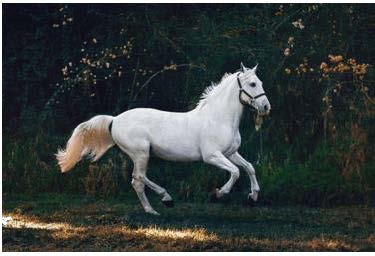
#> input picture Tutorials/Week7/horse.jpg, 375 x 256 px
$ jupyter execute Week7.ipynb
#> lines starting #> are read from the running program, lines starting #| are printed output that depends on the picture; after the words box and inside, x2 and y2 are one past the last pixel; in counts of white or black regions, pixels touching at a corner belong together
[cell 1]
import cv2
import numpy as np
import matplotlib.pyplot as plt
from sklearn.cluster import KMeans

[cell 2]
image = cv2.imread('horse.jpg')
#> image is the input picture: shape (256, 375, 3); mean B, G, R 60.2, 61.2, 55.5
image_rgb = cv2.cvtColor(image, cv2.COLOR_BGR2RGB)

gray = cv2.cvtColor(image, cv2.COLOR_BGR2GRAY)

plt.figure(figsize=(8,4))

plt.subplot(1,2,1)
plt.imshow(image_rgb)
plt.title("Origional Image")
plt.axis("off")

plt.subplot(1,2,2)
plt.imshow(gray, cmap='gray')
plt.title("Grayscale Image")
plt.axis('off')

plt.show()

[cell 3]
pixel_values = image_rgb.reshape((-1, 3))
pixel_values = np.float32(pixel_values)

print("Shape of pixel array:", pixel_values.shape)
#| Shape of pixel array: (96000, 3)

[cell 4]
k = 2
kmeans = KMeans(n_clusters=k, random_state=0)
labels = kmeans.fit_predict(pixel_values)
centers = np.uint8(kmeans.cluster_centers_)

print("Cluster centers:\n", centers)

[cell 5]
segmented_image = centers[labels.flatten()]
segmented_image = segmented_image.reshape(image_rgb.shape)
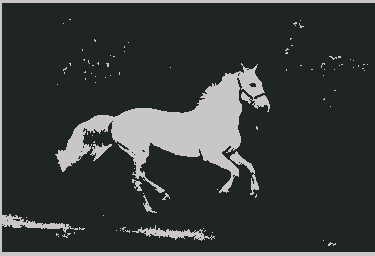
#> segmented_image: shape (256, 375, 3); mean R, G, B 54.7, 60.4, 59.4

plt.figure(figsize=(8,4))
plt.subplot(1,2,1)
plt.title("Origional")
plt.imshow(image_rgb)
plt.axis("off")
plt.subplot(1,2,2)
plt.title("Segmented")
plt.imshow(segmented_image)
plt.axis("off")
plt.show()
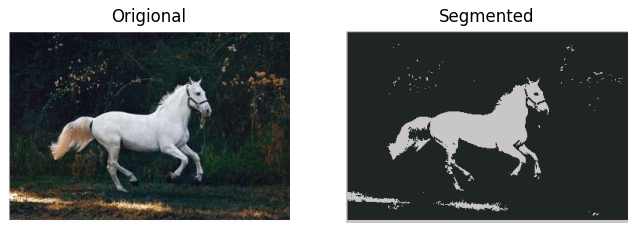
#> figure drawn by matplotlib, 2 panels

[cell 6]
blur = cv2.GaussianBlur(gray, (3,3), 0)

_, thresh = cv2.threshold(blur, 0, 255, cv2.THRESH_BINARY + cv2.THRESH_OTSU)
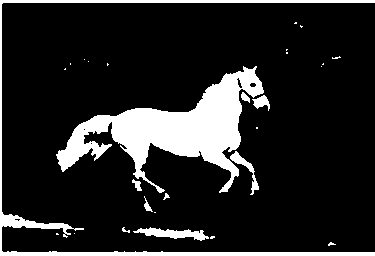
#> thresh: shape (256, 375); 14.6% white; 28 white regions (18 under 20 px), largest, box (x1, y1, x2, y2) and area: (56, 66, 264, 193) 9078, (0, 0, 375, 256) 3731, (133, 227, 209, 241) 501

plt.figure(figsize=(4,4))
plt.imshow(thresh, cmap='gray')
plt.title("Thresholded Image")
plt.axis("off")
plt.show()

[cell 7]
kernel = np.ones((3,3), np.uint8)
opening = cv2.morphologyEx(thresh, cv2.MORPH_OPEN, kernel, iterations=2)
#> opening: shape (256, 375); 13.2% white; 13 white regions, largest, box (x1, y1, x2, y2) and area: (57, 69, 263, 176) 8535, (0, 251, 375, 256) 1514, (0, 0, 375, 4) 1128

sure_bg = cv2.dilate(opening, kernel, iterations=2)
#> sure_bg: shape (256, 375); 17.9% white; 7 white regions, largest, box (x1, y1, x2, y2) and area: (55, 67, 270, 190) 11227, (0, 249, 375, 256) 2274, (0, 0, 375, 6) 1880

plt.figure(figsize=(4,4))
plt.imshow(sure_bg, cmap='gray')
plt.title("Sure Background")
plt.axis("off")
plt.show()

[cell 8]
dist_transform = cv2.distanceTransform(opening, cv2.DIST_L2, 5)

_, sure_fg = cv2.threshold(dist_transform,
                           0.2*dist_transform.max(), 255, 0)
#> sure_fg: shape (256, 375) float32; 5.2% white; 5 white regions (1 under 20 px), largest, box (x1, y1, x2, y2) and area: (116, 79, 237, 165) 4667, (62, 131, 84, 163) 223, (89, 120, 106, 127) 81, (244, 74, 252, 83) 37

plt.figure(figsize=(4,4))
plt.imshow(sure_fg, cmap='gray')
plt.title("Sure Foreground")
plt.axis("off")
plt.show()

[cell 9]
sure_fg = np.uint8(sure_fg)
unknown = cv2.subtract(sure_bg, sure_fg)
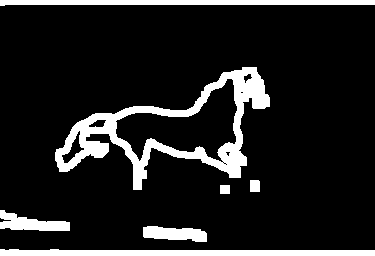
#> unknown: shape (256, 375); 12.7% white; 7 white regions, largest, box (x1, y1, x2, y2) and area: (55, 67, 270, 190) 6219, (0, 249, 375, 256) 2274, (0, 0, 375, 6) 1880

plt.figure(figsize=(4,4))
plt.imshow(unknown, cmap='gray')
plt.title("Unknown Region")
plt.axis("off")
plt.show()

[cell 10]
_, markers = cv2.connectedComponents(sure_fg)
#> markers: shape (256, 375) int32; 6 distinct labels, from 0 to 5
markers = markers + 1
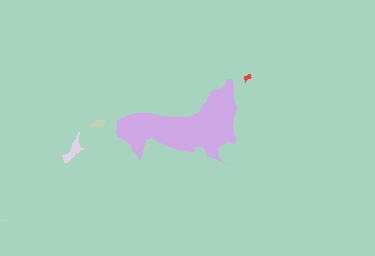
#> markers: shape (256, 375) int32; 6 distinct labels, from 1 to 6; one colour per label, 0 black
markers[unknown==255] = 0
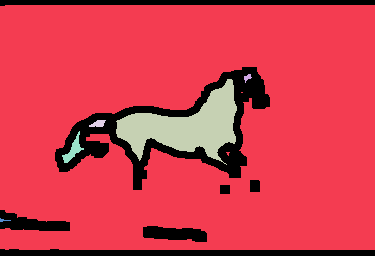
#> markers: shape (256, 375) int32; 7 distinct labels, from 0 to 6; one colour per label, 0 black

plt.figure(figsize=(4,4))
plt.imshow(markers, cmap='jet')
plt.title("Markers")
plt.axis("off")
plt.show()

[cell 11]
image_ws = image.copy()

markers = cv2.watershed(image_ws, markers)
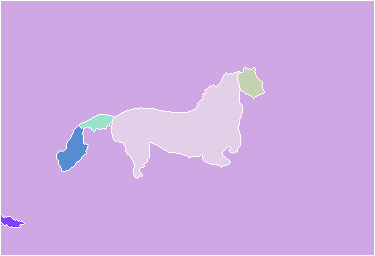
#> markers: shape (256, 375) int32; 7 distinct labels, from -1 to 6; one colour per label, 0 black, -1 white
image_ws[markers == -1] = [255, 0, 0]
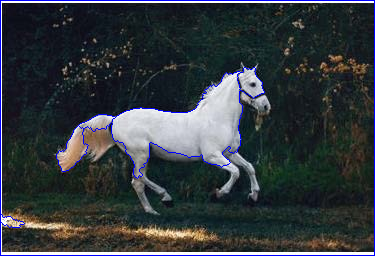
#> image_ws: shape (256, 375, 3); 2.08% of pixels changed, all inside (x1, y1, x2, y2) = (0, 0, 375, 256)

plt.figure(figsize=(8,4))

plt.subplot(1,2,1)
plt.title("Original Image")
plt.imshow(image_rgb)
plt.axis("off")

plt.subplot(1,2,2)
plt.title("Watershed Result")
plt.imshow(image_ws)
plt.axis("off")
plt.show()
#> figure, not shown here; B, G, R data is drawn as R, G, B

[cell 12]
blur = cv2.GaussianBlur(gray, (5,5), 0)

edges = cv2.Canny(blur, 50, 150)
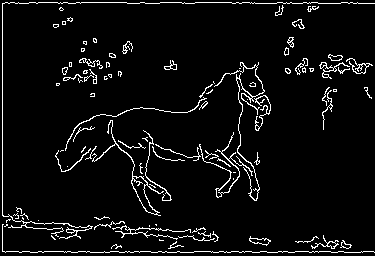
#> edges: shape (256, 375); 5.3% white in thin lines or dots

plt.figure(figsize=(4,4))
plt.imshow(edges, cmap='gray')
plt.title("Canny Edges")
plt.axis("off")
plt.show()

[cell 13]
contours, _ = cv2.findContours(
    edges, cv2.RETR_EXTERNAL, cv2.CHAIN_APPROX_SIMPLE
)
#> contours = 97 contours, 73 with area under 20; largest, box (x1, y1, x2, y2) and area: (92, 120, 164, 216) 412, (214, 62, 265, 201) 99, (249, 236, 271, 246) 91, (199, 132, 253, 198) 78, (319, 62, 350, 79) 66

print(f"Number of contours found: {len(contours)}")
#| Number of contours found: 97

[cell 14]
countour_image = image_rgb.copy()
cv2.drawContours(countour_image, contours, -1, (0,255,0), 1)
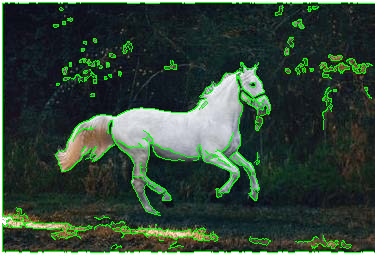
#> countour_image: shape (256, 375, 3); mean R, G, B 50.3, 69.4, 55.5

plt.figure(figsize=(12,4))
plt.subplot(1,3,1)
plt.title("Original Image")
plt.imshow(image_rgb)
plt.axis("off")

plt.subplot(1,3,2)
plt.title("Canny Edges")
plt.imshow(edges, cmap='gray')
plt.axis("off")

plt.subplot(1,3,3)
plt.title("Contours")
plt.imshow(countour_image)
plt.axis("off")
plt.show()
